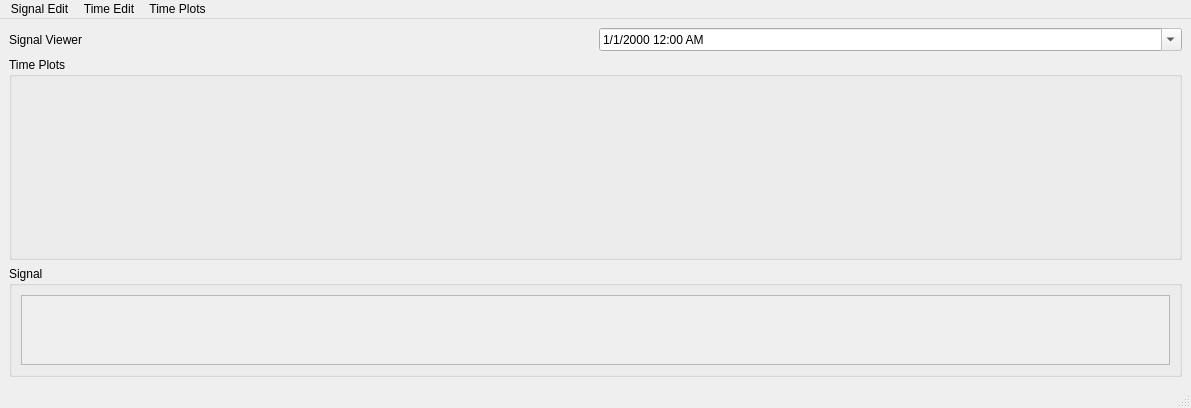
<?xml version="1.0" encoding="UTF-8"?>
<ui version="4.0">
 <class>MainWindow</class>
 <widget class="QMainWindow" name="MainWindow">
  <property name="geometry">
   <rect>
    <x>0</x>
    <y>0</y>
    <width>1191</width>
    <height>408</height>
   </rect>
  </property>
  <property name="windowTitle">
   <string>MainWindow</string>
  </property>
  <widget class="QWidget" name="centralwidget">
   <layout class="QGridLayout" name="gridLayout">
    <item row="2" column="0" colspan="2">
     <widget class="QGroupBox" name="signal_manipulation_group_box">
      <property name="title">
       <string>Signal</string>
      </property>
      <layout class="QGridLayout" name="gridLayout_6">
       <item row="0" column="0" rowspan="2">
        <widget class="QScrollArea" name="signal_scroll_area_2">
         <property name="widgetResizable">
          <bool>true</bool>
         </property>
         <widget class="QWidget" name="scrollAreaWidgetContents_2">
          <property name="geometry">
           <rect>
            <x>0</x>
            <y>0</y>
            <width>1135</width>
            <height>105</height>
           </rect>
          </property>
          <layout class="QVBoxLayout" name="verticalLayout_2">
           <item>
            <layout class="QVBoxLayout" name="SignalLayout_3"/>
           </item>
          </layout>
         </widget>
        </widget>
       </item>
      </layout>
     </widget>
    </item>
    <item row="1" column="0" colspan="2">
     <widget class="QGroupBox" name="time_plots_layout">
      <property name="sizePolicy">
       <sizepolicy hsizetype="Minimum" vsizetype="Expanding">
        <horstretch>0</horstretch>
        <verstretch>0</verstretch>
       </sizepolicy>
      </property>
      <property name="title">
       <string>Time Plots</string>
      </property>
      <layout class="QVBoxLayout" name="verticalLayout_6">
       <item>
        <layout class="QGridLayout" name="grid_layout_for_plots"/>
       </item>
      </layout>
     </widget>
    </item>
    <item row="0" column="1">
     <widget class="QDateTimeEdit" name="current_time_date">
      <property name="toolTip">
       <string>Current time</string>
      </property>
      <property name="readOnly">
       <bool>true</bool>
      </property>
      <property name="currentSection">
       <enum>QDateTimeEdit::MonthSection</enum>
      </property>
      <property name="displayFormat">
       <string>M/d/yyyy h:mm AP</string>
      </property>
      <property name="calendarPopup">
       <bool>true</bool>
      </property>
     </widget>
    </item>
    <item row="0" column="0">
     <widget class="QLabel" name="label">
      <property name="text">
       <string>Signal Viewer</string>
      </property>
     </widget>
    </item>
   </layout>
  </widget>
  <widget class="QMenuBar" name="menubar">
   <property name="geometry">
    <rect>
     <x>0</x>
     <y>0</y>
     <width>1191</width>
     <height>31</height>
    </rect>
   </property>
   <widget class="QMenu" name="menu_signal_edit">
    <property name="title">
     <string>Signal Edit</string>
    </property>
    <addaction name="action_add"/>
    <addaction name="action_load"/>
    <addaction name="action_save"/>
    <addaction name="action_delete"/>
   </widget>
   <widget class="QMenu" name="menu_time_plots">
    <property name="title">
     <string>Time Plots</string>
    </property>
    <widget class="QMenu" name="menu_number_of_plots">
     <property name="title">
      <string>Number of plots</string>
     </property>
     <addaction name="action1"/>
     <addaction name="action2"/>
     <addaction name="action3"/>
     <addaction name="action4"/>
     <addaction name="action5"/>
     <addaction name="action6"/>
     <addaction name="action7"/>
     <addaction name="action8"/>
     <addaction name="action9"/>
     <addaction name="action10"/>
     <addaction name="action11"/>
     <addaction name="action12"/>
    </widget>
    <widget class="QMenu" name="menu_y_axis">
     <property name="title">
      <string>Y-Axis</string>
     </property>
     <addaction name="action_add_y_axis"/>
    </widget>
    <addaction name="menu_number_of_plots"/>
    <addaction name="menu_y_axis"/>
   </widget>
   <widget class="QMenu" name="menu_time_edit">
    <property name="title">
     <string>Time Edit</string>
    </property>
    <addaction name="action_open_time_manipulation_box"/>
   </widget>
   <addaction name="menu_signal_edit"/>
   <addaction name="menu_time_edit"/>
   <addaction name="menu_time_plots"/>
  </widget>
  <widget class="QStatusBar" name="statusbar"/>
  <action name="action_add">
   <property name="text">
    <string>Add</string>
   </property>
   <property name="shortcut">
    <string>Ctrl+A</string>
   </property>
  </action>
  <action name="action_load">
   <property name="text">
    <string>Load</string>
   </property>
   <property name="shortcut">
    <string>Ctrl+L</string>
   </property>
  </action>
  <action name="action_save">
   <property name="text">
    <string>Save</string>
   </property>
   <property name="toolTip">
    <string>Save current setup</string>
   </property>
   <property name="shortcut">
    <string>Ctrl+S</string>
   </property>
  </action>
  <action name="action_delete">
   <property name="text">
    <string>Delete</string>
   </property>
   <property name="shortcut">
    <string>Ctrl+D</string>
   </property>
  </action>
  <action name="action1">
   <property name="text">
    <string>1</string>
   </property>
  </action>
  <action name="action2">
   <property name="text">
    <string>2</string>
   </property>
  </action>
  <action name="action3">
   <property name="text">
    <string>3</string>
   </property>
  </action>
  <action name="action4">
   <property name="text">
    <string>4</string>
   </property>
  </action>
  <action name="action5">
   <property name="text">
    <string>5</string>
   </property>
  </action>
  <action name="action6">
   <property name="text">
    <string>6</string>
   </property>
  </action>
  <action name="action7">
   <property name="text">
    <string>7</string>
   </property>
  </action>
  <action name="action8">
   <property name="text">
    <string>8</string>
   </property>
  </action>
  <action name="action9">
   <property name="text">
    <string>9</string>
   </property>
  </action>
  <action name="action10">
   <property name="text">
    <string>10</string>
   </property>
  </action>
  <action name="action11">
   <property name="text">
    <string>11</string>
   </property>
  </action>
  <action name="action12">
   <property name="text">
    <string>12</string>
   </property>
  </action>
  <action name="action_add_y_axis">
   <property name="text">
    <string>Add</string>
   </property>
  </action>
  <action name="action_open_time_manipulation_box">
   <property name="text">
    <string>Open Time Manipulation Box</string>
   </property>
  </action>
 </widget>
 <resources/>
 <connections/>
</ui>
